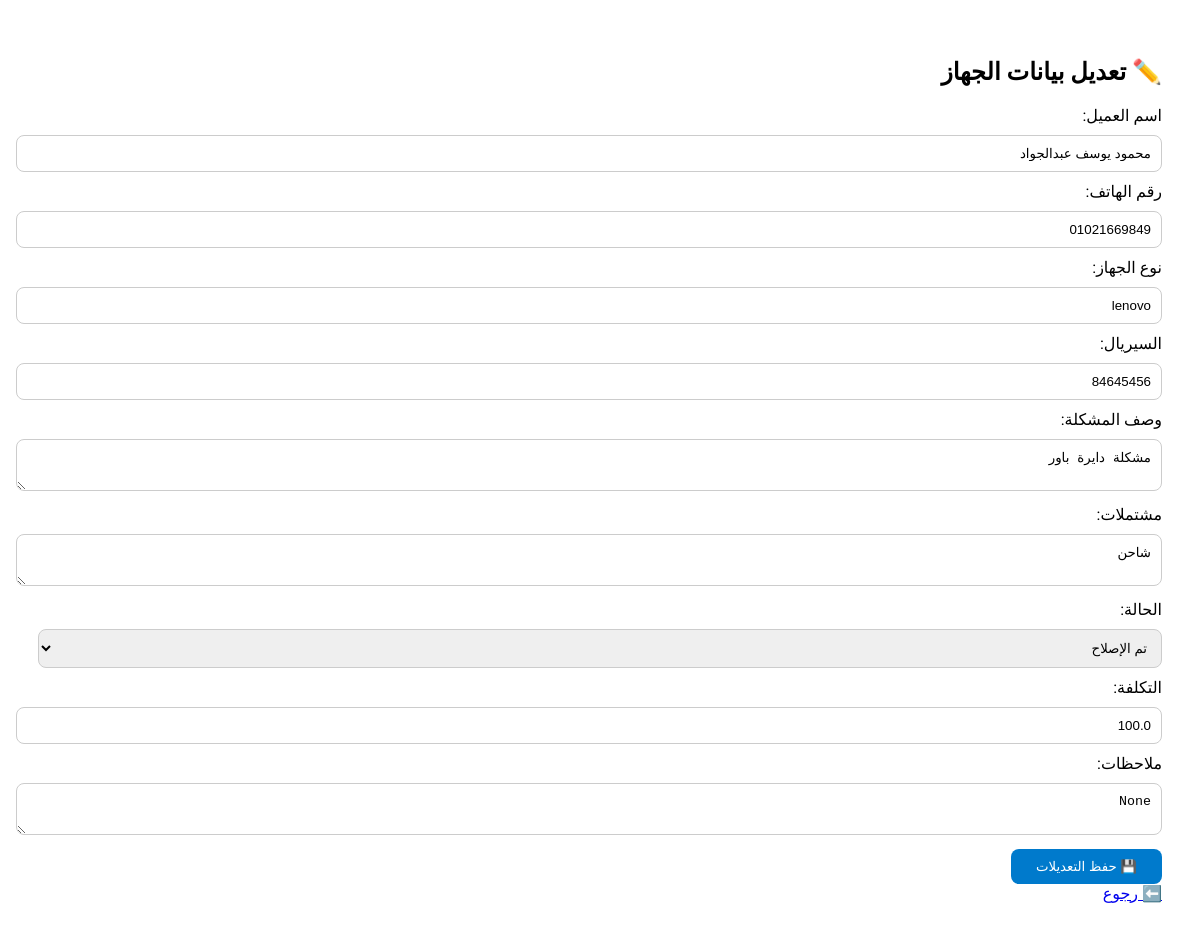
Screenshot of /update/1 with the database file from the repository.
### models.py (models this page shows)
class Device(db.Model):
    id = db.Column(db.Integer, primary_key=True)
    serial = db.Column(db.String(100), unique=True, nullable=False)
    device_type = db.Column(db.String(100))
    client_name = db.Column(db.String(100))
    client_phone = db.Column(db.String(20))
    issue = db.Column(db.Text)
    inclusions = db.Column(db.Text)  # مشتملات الجهاز
    status = db.Column(db.String(50), default="قيد الإصلاح")
    cost = db.Column(db.Float, default=0)
    notes = db.Column(db.Text)
    received_date = db.Column(db.String(50))
    delivered_date = db.Column(db.String(50))

### app.py (the view, shortened to what this page needs)
@app.route('/update/<int:device_id>', methods=['GET', 'POST'])
def update_device(device_id):
    device = Device.query.get_or_404(device_id)
    return render_template('update_device.html', device=device)

### app.py (called while the page is built)
@app.before_request
def check_late_devices():
    if request.endpoint == 'login':
        return
    late_devices = Device.query.filter_by(status="قيد الإصلاح").all()
    for device in late_devices:
        try:
            received = datetime.strptime(device.received_date, "%Y-%m-%d")
            delta = (datetime.now() - received).days
            if delta >= 0 and not device.notes:  # notes هنا بنستخدمها كـ"هل الرسالة اتبعتت؟"
                message = f"تنبيه! الجهاز رقم {device.serial} للعميل {device.client_name} بقاله {delta} يوم في الصيانة."
                send_whatsapp_message("201021669849", "2449963", message)
                device.notes = "تم الإرسال"
                db.session.commit()
        except Exception as e:
            print("خطأ في فحص الجهاز:", e)

### templates/update_device.html (shortened to what this page needs)
<!DOCTYPE html>
<html lang="ar" dir="rtl">
<head>
</head>
<body>
<h2>✏️ تعديل بيانات الجهاز</h2>
<form method="post">
    <label>اسم العميل:
        <input type="text" name="client_name" value="{{ device.client_name }}" required>
    </label>
    <label>رقم الهاتف:
        <input type="text" name="client_phone" value="{{ device.client_phone }}" required>
    </label>
    <label>نوع الجهاز:
        <input type="text" name="device_type" value="{{ device.device_type }}" required>
    </label>
    <label>السيريال:
        <input type="text" name="serial" value="{{ device.serial }}" required>
    </label>
    <label>وصف المشكلة:
        <textarea name="issue">{{ device.issue }}</textarea>
    </label>
    <label>مشتملات:
        <textarea name="inclusions">{{ device.inclusions }}</textarea>
    </label>
    <label>الحالة:
        <select name="status">
            <option value="تم الإصلاح" {% if device.status == 'تم الإصلاح' %}selected{% endif %}>تم الإصلاح</option>
        </select>
    </label>
    <label>التكلفة:
        <input type="number" name="cost" step="0.01" value="{{ device.cost }}">
    </label>
    <label>ملاحظات:
        <textarea name="notes">{{ device.notes }}</textarea>
    </label>
    <button type="submit">💾 حفظ التعديلات</button>
</form>
<a href="/">⬅️ رجوع</a>
</body>
</html>

### templates/update_device.html (style rules this page uses)
body { font-family: 'Cairo', sans-serif; padding: 30px; }
input, textarea, select { width: 100%; padding: 10px; margin: 10px 0; border-radius: 8px; border: 1px solid #ccc; }
button { background-color: #007acc; color: white; border: none; padding: 10px 25px; border-radius: 8px; cursor: pointer; }

### rows the page displays
Device: client_name "محمود يوسف عبدالجواد", client_phone "01021669849", device_type "lenovo", serial "84645456", issue "مشكلة دايرة باور", inclusions "شاحن", status "تم الإصلاح", cost "100.0", notes "None"
